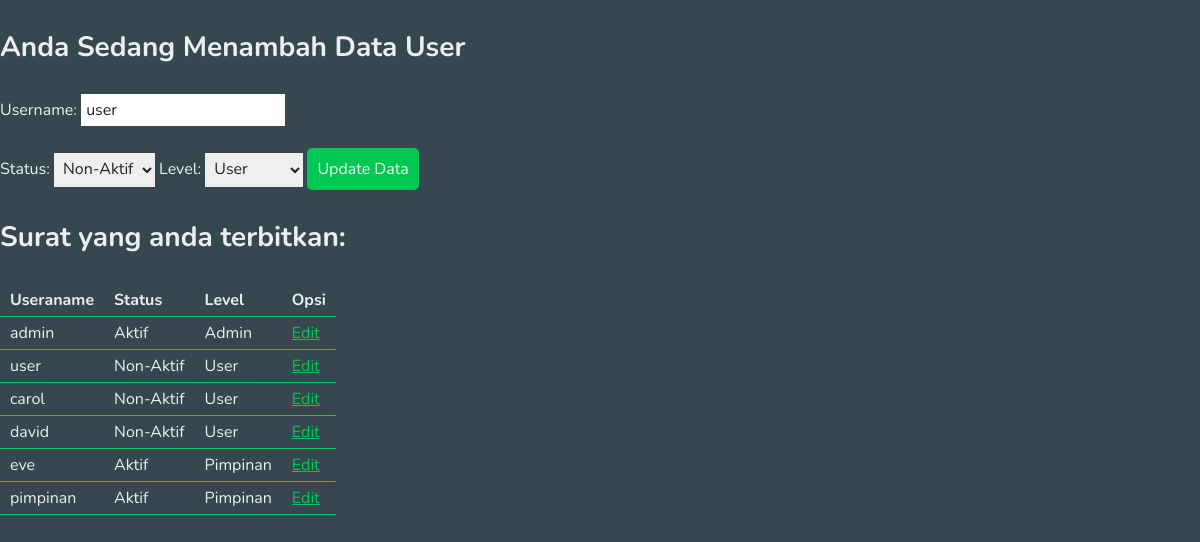
The app's page /admin_edit-user.php?id=2 with its own data.
### tables this page shows
CREATE TABLE `user` (
  `id` int(11) NOT NULL,
  `username` varchar(50) DEFAULT NULL,
  `password` varchar(50) DEFAULT NULL,
  `status` tinyint(1) DEFAULT NULL,
  `level` tinyint(1) DEFAULT NULL
);

### admin_edit-user.php (the view, shortened to what this page needs)
<?php
include 'db.php';
$sql_usershow = mysqli_query($conn, "SELECT * FROM user");
if (isset($_GET['id'])) {
    $id = mysqli_real_escape_string($conn, $_GET['id']);
    $sql_user = mysqli_query($conn, "SELECT * FROM user WHERE id = '$id'");
    $row_user = mysqli_fetch_array($sql_user);
} else {
    header("Location: user_list.php");
    exit;
}
?>
<!DOCTYPE html>
<html lang="en">
<head>
    <link rel="stylesheet" href="themes/midnight-green.css">
</head>
<body>
	 <div>
	 <h3>Anda Sedang Menambah Data User</h3>
    <form method="POST">
        <label for="username">Username: </label>
        <input type="text" id="username" name="username" value="<?php echo $row_user['username']?>" required><br><br>
        <label for="status">Status: </label>
        <select id="status" name="status">
				<option value="0" <?php echo $row_user['status'] == 0 ? 'selected' : ''; ?>>Non-Aktif</option>
        </select>
        <label for="level">Level: </label>
        <select id="level" name="level">
				<option value="0" <?php echo $row_user['level'] == 0 ? 'selected' : ''; ?>>User</option>
        </select>
    	  <input type="submit" value="Update Data"><br>
    </form>
    </div>
    <div>
    	  <h3>Surat yang anda terbitkan:</h3>
    	  <table>
		  		<tr>
					<th>Useraname</th>
					<th>Status</th>
					<th>Level</th>
					<th>Opsi</th>
    	  		</tr>
				<?php
				$no_user=1;
				while ($tampil_user = mysqli_fetch_array($sql_usershow)) {
				?>
    	  		<tr>
					<td><?php echo $tampil_user['username']?></td>
					<td><?php echo ($tampil_user['status'] == 1) ? 'Aktif' : 'Non-Aktif' ?></td>
					<td><?php echo ($tampil_user['level'] == 0) ? 'User' : (($tampil_user['level'] == 1) ? 'Admin' : 'Pimpinan'); ?></td>
					<td><a href="admin_edit-user.php?id=<?php echo $tampil_user['id'] ?>" >Edit<br></td>
    	  		</tr>
		  <?php $no_user++; } ?>
		  </table>
    </div>
</body>
</html>

### themes/midnight-green.css (style rules this page uses)
html,body,div,span,applet,object,iframe,h1,h2,h3,h4,h5,h6,p,blockquote,pre,a,abbr,acronym,address,big,cite,code,del,dfn,em,img,ins,kbd,q,s,samp,small,strike,strong,sub,sup,tt,var,b,u,i,center,textarea,input,select,dl,dt,dd,ol,ul,li,fieldset,form,label,legend,table,caption,tbody,tfoot,thead,tr,th,td,article,aside,canvas,details,embed,figure,figcaption,footer,header,hgroup,menu,nav,output,ruby,section,summary,time,mark,audio,video { font-family:"Nunito",sans-serif;color:#eceff1 }
body,html { padding:0;margin:0;overflow-x:hidden;background-color:#37474f }
h3 { font-size:1.75em }
a { color:#00c853 }
table { display:table;padding:5px;border-collapse:collapse }
table tr th,table tr td { padding:5px 10px;border-bottom:1px solid #00c853 }
form input,form select { font-size:1rem;padding:5px;border:none;color:#212121 }
form input[type="submit"] { padding:10px;background-color:#00c853;color:#eceff1;border-radius:5px;border:none;cursor:pointer }

### admin_edit-user.php (style rules this page uses)
td { word-wrap: break-word; }

### records on screen
user: username "user", status "Non-Aktif", level "User"
user: username "admin", status "Aktif", level "Admin"
user: username "carol", status "Non-Aktif", level "User"
user: username "david", status "Non-Aktif", level "User"
user: username "eve", status "Aktif", level "Pimpinan"
user: username "pimpinan", status "Aktif", level "Pimpinan"
